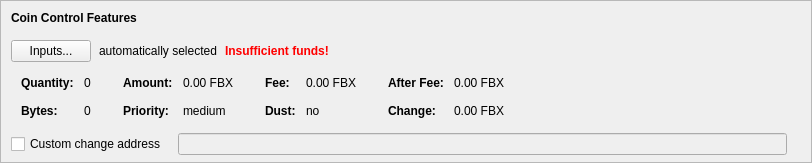
    <widget class="QFrame" name="frameCoinControl">
     <property name="sizePolicy">
      <sizepolicy hsizetype="Expanding" vsizetype="Expanding">
       <horstretch>0</horstretch>
       <verstretch>0</verstretch>
      </sizepolicy>
     </property>
     <property name="maximumSize">
      <size>
       <width>16777215</width>
       <height>16777215</height>
      </size>
     </property>
     <property name="frameShape">
      <enum>QFrame::StyledPanel</enum>
     </property>
     <property name="frameShadow">
      <enum>QFrame::Sunken</enum>
     </property>
     <layout class="QVBoxLayout" name="verticalLayoutCoinControl2">
      <property name="spacing">
       <number>0</number>
      </property>
      <property name="leftMargin">
       <number>0</number>
      </property>
      <property name="topMargin">
       <number>0</number>
      </property>
      <property name="rightMargin">
       <number>0</number>
      </property>
      <property name="bottomMargin">
       <number>6</number>
      </property>
      <item>
       <layout class="QVBoxLayout" name="verticalLayoutCoinControl" stretch="0,0,0,0,1">
        <property name="spacing">
         <number>0</number>
        </property>
        <property name="leftMargin">
         <number>10</number>
        </property>
        <property name="topMargin">
         <number>10</number>
        </property>
        <item>
         <layout class="QHBoxLayout" name="horizontalLayoutCoinControl1">
          <property name="bottomMargin">
           <number>15</number>
          </property>
          <item>
           <widget class="QLabel" name="labelCoinControlFeatures">
            <property name="sizePolicy">
             <sizepolicy hsizetype="Preferred" vsizetype="Maximum">
              <horstretch>0</horstretch>
              <verstretch>0</verstretch>
             </sizepolicy>
            </property>
            <property name="font">
             <font>
              <weight>75</weight>
              <bold>true</bold>
             </font>
            </property>
            <property name="styleSheet">
             <string notr="true">font-weight:bold;</string>
            </property>
            <property name="text">
             <string>Coin Control Features</string>
            </property>
           </widget>
          </item>
         </layout>
        </item>
        <item>
         <layout class="QHBoxLayout" name="horizontalLayoutCoinControl2" stretch="0,0,0,0">
          <property name="spacing">
           <number>8</number>
          </property>
          <property name="bottomMargin">
           <number>10</number>
          </property>
          <item>
           <widget class="QPushButton" name="pushButtonCoinControl">
            <property name="styleSheet">
             <string notr="true"/>
            </property>
            <property name="text">
             <string>Inputs...</string>
            </property>
            <property name="autoDefault">
             <bool>false</bool>
            </property>
           </widget>
          </item>
          <item>
           <widget class="QLabel" name="labelCoinControlAutomaticallySelected">
            <property name="text">
             <string>automatically selected</string>
            </property>
            <property name="margin">
             <number>5</number>
            </property>
           </widget>
          </item>
          <item>
           <widget class="QLabel" name="labelCoinControlInsuffFunds">
            <property name="font">
             <font>
              <weight>75</weight>
              <bold>true</bold>
             </font>
            </property>
            <property name="styleSheet">
             <string notr="true">color:red;font-weight:bold;</string>
            </property>
            <property name="text">
             <string>Insufficient funds!</string>
            </property>
            <property name="margin">
             <number>5</number>
            </property>
           </widget>
          </item>
          <item>
           <spacer name="horizontalSpacerCoinControl">
            <property name="orientation">
             <enum>Qt::Horizontal</enum>
            </property>
            <property name="sizeHint" stdset="0">
             <size>
              <width>40</width>
              <height>1</height>
             </size>
            </property>
           </spacer>
          </item>
         </layout>
        </item>
        <item>
         <widget class="QWidget" name="widgetCoinControl" native="true">
          <property name="sizePolicy">
           <sizepolicy hsizetype="Preferred" vsizetype="Preferred">
            <horstretch>0</horstretch>
            <verstretch>0</verstretch>
           </sizepolicy>
          </property>
          <property name="minimumSize">
           <size>
            <width>0</width>
            <height>0</height>
           </size>
          </property>
          <property name="styleSheet">
           <string notr="true"/>
          </property>
          <layout class="QHBoxLayout" name="horizontalLayoutCoinControl5">
           <property name="leftMargin">
            <number>0</number>
           </property>
           <property name="topMargin">
            <number>0</number>
           </property>
           <property name="rightMargin">
            <number>0</number>
           </property>
           <property name="bottomMargin">
            <number>0</number>
           </property>
           <item>
            <layout class="QHBoxLayout" name="horizontalLayoutCoinControl3" stretch="0,0,0,1">
             <property name="spacing">
              <number>20</number>
             </property>
             <property name="topMargin">
              <number>0</number>
             </property>
             <property name="bottomMargin">
              <number>10</number>
             </property>
             <item>
              <layout class="QFormLayout" name="formLayoutCoinControl1">
               <property name="horizontalSpacing">
                <number>10</number>
               </property>
               <property name="verticalSpacing">
                <number>14</number>
               </property>
               <property name="leftMargin">
                <number>10</number>
               </property>
               <property name="topMargin">
                <number>4</number>
               </property>
               <property name="rightMargin">
                <number>6</number>
               </property>
               <item row="0" column="0">
                <widget class="QLabel" name="labelCoinControlQuantityText">
                 <property name="font">
                  <font>
                   <weight>75</weight>
                   <bold>true</bold>
                  </font>
                 </property>
                 <property name="text">
                  <string>Quantity:</string>
                 </property>
                 <property name="margin">
                  <number>0</number>
                 </property>
                </widget>
               </item>
               <item row="0" column="1">
                <widget class="QLabel" name="labelCoinControlQuantity">
                 <property name="cursor">
                  <cursorShape>IBeamCursor</cursorShape>
                 </property>
                 <property name="contextMenuPolicy">
                  <enum>Qt::ActionsContextMenu</enum>
                 </property>
                 <property name="text">
                  <string notr="true">0</string>
                 </property>
                 <property name="margin">
                  <number>0</number>
                 </property>
                 <property name="textInteractionFlags">
                  <set>Qt::LinksAccessibleByMouse|Qt::TextSelectableByKeyboard|Qt::TextSelectableByMouse</set>
                 </property>
                </widget>
               </item>
               <item row="1" column="0">
                <widget class="QLabel" name="labelCoinControlBytesText">
                 <property name="font">
                  <font>
                   <weight>75</weight>
                   <bold>true</bold>
                  </font>
                 </property>
                 <property name="text">
                  <string>Bytes:</string>
                 </property>
                </widget>
               </item>
               <item row="1" column="1">
                <widget class="QLabel" name="labelCoinControlBytes">
                 <property name="cursor">
                  <cursorShape>IBeamCursor</cursorShape>
                 </property>
                 <property name="contextMenuPolicy">
                  <enum>Qt::ActionsContextMenu</enum>
                 </property>
                 <property name="text">
                  <string notr="true">0</string>
                 </property>
                 <property name="textInteractionFlags">
                  <set>Qt::LinksAccessibleByMouse|Qt::TextSelectableByKeyboard|Qt::TextSelectableByMouse</set>
                 </property>
                </widget>
               </item>
              </layout>
             </item>
             <item>
              <layout class="QFormLayout" name="formLayoutCoinControl2">
               <property name="horizontalSpacing">
                <number>10</number>
               </property>
               <property name="verticalSpacing">
                <number>14</number>
               </property>
               <property name="leftMargin">
                <number>6</number>
               </property>
               <property name="topMargin">
                <number>4</number>
               </property>
               <property name="rightMargin">
                <number>6</number>
               </property>
               <item row="0" column="0">
                <widget class="QLabel" name="labelCoinControlAmountText">
                 <property name="font">
                  <font>
                   <weight>75</weight>
                   <bold>true</bold>
                  </font>
                 </property>
                 <property name="text">
                  <string>Amount:</string>
                 </property>
                 <property name="margin">
                  <number>0</number>
                 </property>
                </widget>
               </item>
               <item row="0" column="1">
                <widget class="QLabel" name="labelCoinControlAmount">
                 <property name="cursor">
                  <cursorShape>IBeamCursor</cursorShape>
                 </property>
                 <property name="contextMenuPolicy">
                  <enum>Qt::ActionsContextMenu</enum>
                 </property>
                 <property name="text">
                  <string notr="true">0.00 FBX</string>
                 </property>
                 <property name="textInteractionFlags">
                  <set>Qt::LinksAccessibleByMouse|Qt::TextSelectableByKeyboard|Qt::TextSelectableByMouse</set>
                 </property>
                </widget>
               </item>
               <item row="1" column="0">
                <widget class="QLabel" name="labelCoinControlPriorityText">
                 <property name="font">
                  <font>
                   <weight>75</weight>
                   <bold>true</bold>
                  </font>
                 </property>
                 <property name="text">
                  <string>Priority:</string>
                 </property>
                </widget>
               </item>
               <item row="1" column="1">
                <widget class="QLabel" name="labelCoinControlPriority">
                 <property name="cursor">
                  <cursorShape>IBeamCursor</cursorShape>
                 </property>
                 <property name="contextMenuPolicy">
                  <enum>Qt::ActionsContextMenu</enum>
                 </property>
                 <property name="text">
                  <string>medium</string>
                 </property>
                 <property name="textInteractionFlags">
                  <set>Qt::LinksAccessibleByMouse|Qt::TextSelectableByKeyboard|Qt::TextSelectableByMouse</set>
                 </property>
                </widget>
               </item>
              </layout>
             </item>
             <item>
              <layout class="QFormLayout" name="formLayoutCoinControl3">
               <property name="horizontalSpacing">
                <number>10</number>
               </property>
               <property name="verticalSpacing">
                <number>14</number>
               </property>
               <property name="leftMargin">
                <number>6</number>
               </property>
               <property name="topMargin">
                <number>4</number>
               </property>
               <property name="rightMargin">
                <number>6</number>
               </property>
               <item row="0" column="0">
                <widget class="QLabel" name="labelCoinControlFeeText">
                 <property name="font">
                  <font>
                   <weight>75</weight>
                   <bold>true</bold>
                  </font>
                 </property>
                 <property name="text">
                  <string>Fee:</string>
                 </property>
                 <property name="margin">
                  <number>0</number>
                 </property>
                </widget>
               </item>
               <item row="0" column="1">
                <widget class="QLabel" name="labelCoinControlFee">
                 <property name="cursor">
                  <cursorShape>IBeamCursor</cursorShape>
                 </property>
                 <property name="contextMenuPolicy">
                  <enum>Qt::ActionsContextMenu</enum>
                 </property>
                 <property name="text">
                  <string notr="true">0.00 FBX</string>
                 </property>
                 <property name="textInteractionFlags">
                  <set>Qt::LinksAccessibleByMouse|Qt::TextSelectableByKeyboard|Qt::TextSelectableByMouse</set>
                 </property>
                </widget>
               </item>
               <item row="1" column="0">
                <widget class="QLabel" name="labelCoinControlLowOutputText">
                 <property name="font">
                  <font>
                   <weight>75</weight>
                   <bold>true</bold>
                  </font>
                 </property>
                 <property name="text">
                  <string>Dust:</string>
                 </property>
                </widget>
               </item>
               <item row="1" column="1">
                <widget class="QLabel" name="labelCoinControlLowOutput">
                 <property name="cursor">
                  <cursorShape>IBeamCursor</cursorShape>
                 </property>
                 <property name="contextMenuPolicy">
                  <enum>Qt::ActionsContextMenu</enum>
                 </property>
                 <property name="text">
                  <string>no</string>
                 </property>
                 <property name="textInteractionFlags">
                  <set>Qt::LinksAccessibleByMouse|Qt::TextSelectableByKeyboard|Qt::TextSelectableByMouse</set>
                 </property>
                </widget>
               </item>
              </layout>
             </item>
             <item>
              <layout class="QFormLayout" name="formLayoutCoinControl4">
               <property name="horizontalSpacing">
                <number>10</number>
               </property>
               <property name="verticalSpacing">
                <number>14</number>
               </property>
               <property name="leftMargin">
                <number>6</number>
               </property>
               <property name="topMargin">
                <number>4</number>
               </property>
               <property name="rightMargin">
                <number>6</number>
               </property>
               <item row="0" column="0">
                <widget class="QLabel" name="labelCoinControlAfterFeeText">
                 <property name="font">
                  <font>
                   <weight>75</weight>
                   <bold>true</bold>
                  </font>
                 </property>
                 <property name="text">
                  <string>After Fee:</string>
                 </property>
                 <property name="margin">
                  <number>0</number>
                 </property>
                </widget>
               </item>
               <item row="0" column="1">
                <widget class="QLabel" name="labelCoinControlAfterFee">
                 <property name="cursor">
                  <cursorShape>IBeamCursor</cursorShape>
                 </property>
                 <property name="contextMenuPolicy">
                  <enum>Qt::ActionsContextMenu</enum>
                 </property>
                 <property name="text">
                  <string notr="true">0.00 FBX</string>
                 </property>
                 <property name="textInteractionFlags">
                  <set>Qt::LinksAccessibleByMouse|Qt::TextSelectableByKeyboard|Qt::TextSelectableByMouse</set>
                 </property>
                </widget>
               </item>
               <item row="1" column="0">
                <widget class="QLabel" name="labelCoinControlChangeText">
                 <property name="font">
                  <font>
                   <weight>75</weight>
                   <bold>true</bold>
                  </font>
                 </property>
                 <property name="text">
                  <string>Change:</string>
                 </property>
                </widget>
               </item>
               <item row="1" column="1">
                <widget class="QLabel" name="labelCoinControlChange">
                 <property name="cursor">
                  <cursorShape>IBeamCursor</cursorShape>
                 </property>
                 <property name="contextMenuPolicy">
                  <enum>Qt::ActionsContextMenu</enum>
                 </property>
                 <property name="text">
                  <string notr="true">0.00 FBX</string>
                 </property>
                 <property name="textInteractionFlags">
                  <set>Qt::LinksAccessibleByMouse|Qt::TextSelectableByKeyboard|Qt::TextSelectableByMouse</set>
                 </property>
                </widget>
               </item>
              </layout>
             </item>
            </layout>
           </item>
          </layout>
         </widget>
        </item>
        <item>
         <layout class="QHBoxLayout" name="horizontalLayoutCoinControl4" stretch="0,0,0">
          <property name="spacing">
           <number>12</number>
          </property>
          <property name="sizeConstraint">
           <enum>QLayout::SetDefaultConstraint</enum>
          </property>
          <property name="topMargin">
           <number>5</number>
          </property>
          <property name="rightMargin">
           <number>5</number>
          </property>
          <item>
           <widget class="QCheckBox" name="checkBoxCoinControlChange">
            <property name="toolTip">
             <string>If this is activated, but the change address is empty or invalid, change will be sent to a newly generated address.</string>
            </property>
            <property name="text">
             <string>Custom change address</string>
            </property>
           </widget>
          </item>
          <item>
           <widget class="QValidatedLineEdit" name="lineEditCoinControlChange">
            <property name="enabled">
             <bool>false</bool>
            </property>
            <property name="sizePolicy">
             <sizepolicy hsizetype="Expanding" vsizetype="Fixed">
              <horstretch>0</horstretch>
              <verstretch>0</verstretch>
             </sizepolicy>
            </property>
           </widget>
          </item>
          <item>
           <widget class="QLabel" name="labelCoinControlChangeLabel">
            <property name="sizePolicy">
             <sizepolicy hsizetype="Preferred" vsizetype="Expanding">
              <horstretch>0</horstretch>
              <verstretch>0</verstretch>
             </sizepolicy>
            </property>
            <property name="minimumSize">
             <size>
              <width>0</width>
              <height>0</height>
             </size>
            </property>
            <property name="text">
             <string/>
            </property>
            <property name="margin">
             <number>3</number>
            </property>
           </widget>
          </item>
         </layout>
        </item>
        <item>
         <spacer name="verticalSpacerCoinControl">
          <property name="orientation">
           <enum>Qt::Vertical</enum>
          </property>
          <property name="sizeHint" stdset="0">
           <size>
            <width>800</width>
            <height>1</height>
           </size>
          </property>
         </spacer>
        </item>
       </layout>
      </item>
     </layout>
    </widget>
